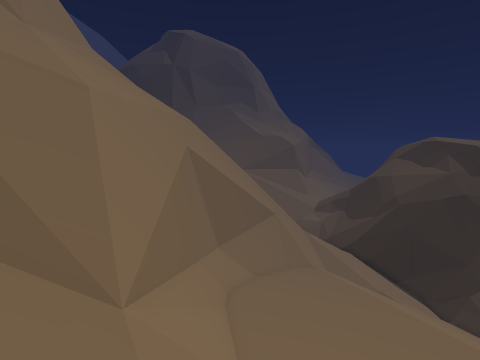
view 1 (above)

16 first-person views from a walk through a Unity game level. The camera is 1.3 m above the floor, tilts 8° down and sees 85° across. The floor is counted in squares, 0.5 m on a side. Each view is taken from the middle of a square. On the plan, view 1 faces up. The plan holds only what a view shows up to about 18 squares ahead; the rest is blank. The place goes on beyond the plan. The player is left out.

view 2
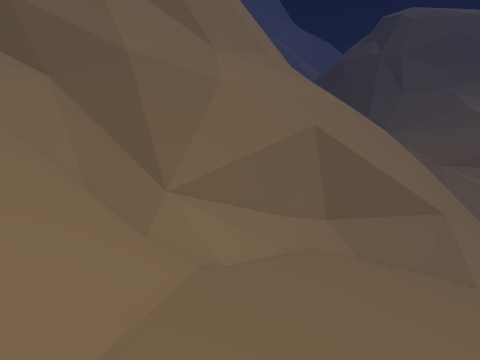

view 3
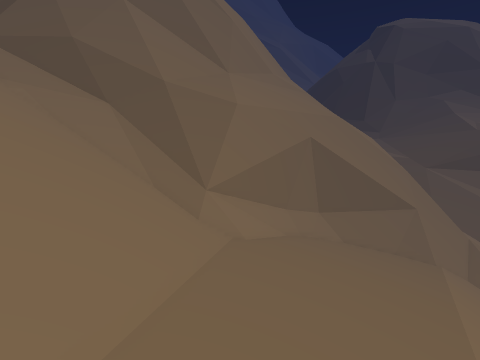

view 4
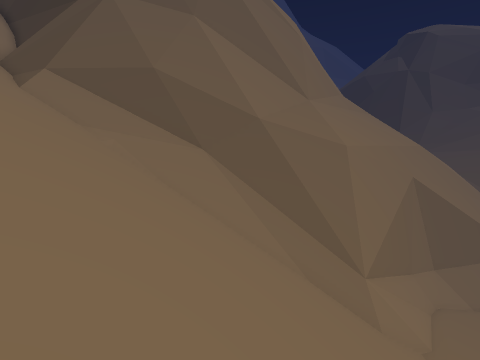

view 5
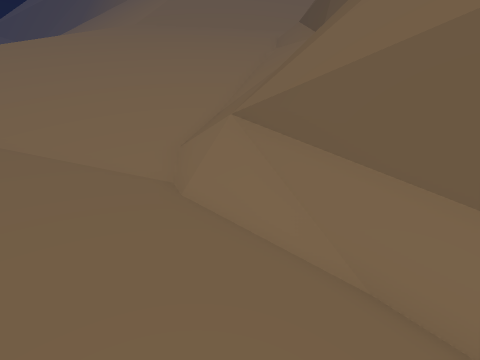

view 6
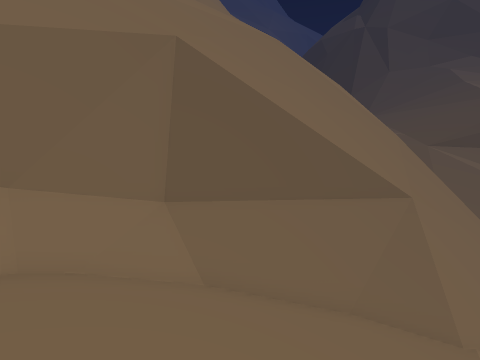

view 7
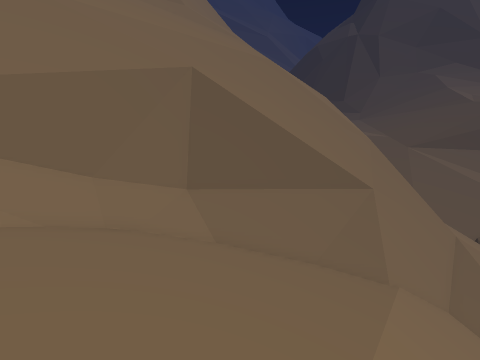

view 8
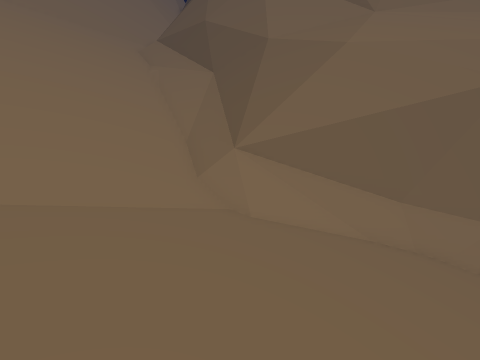

view 9
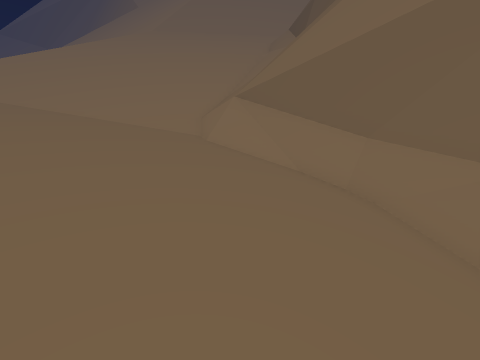

view 10
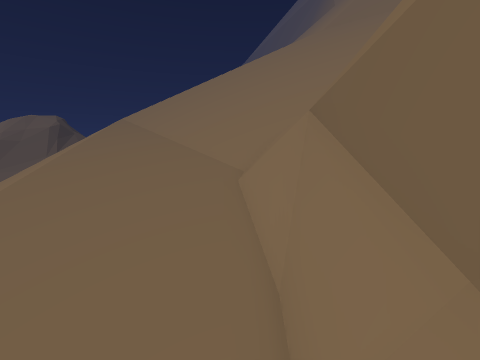

view 11
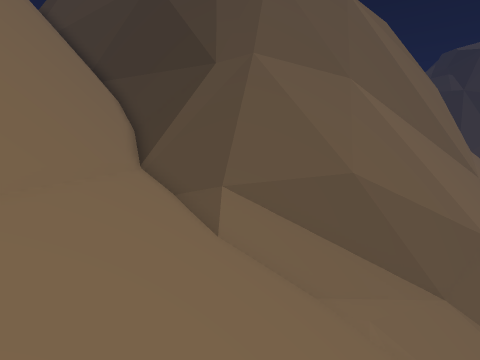

view 12
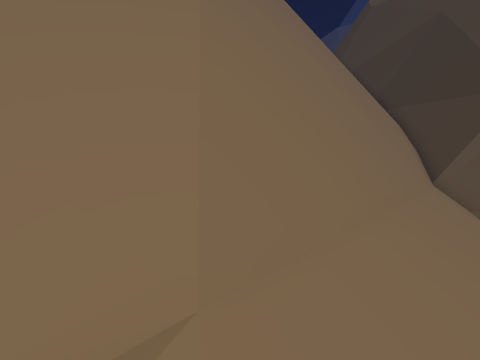

view 13
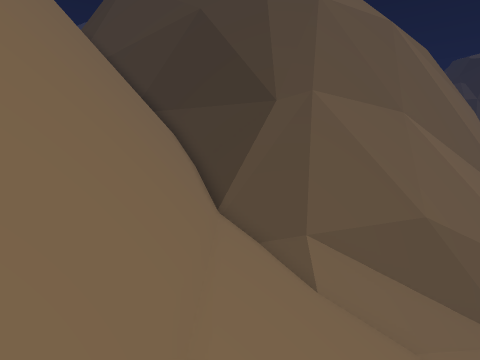

view 14
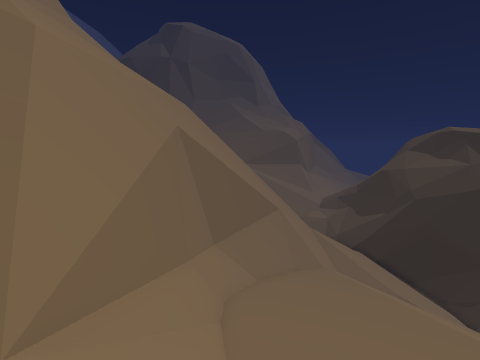

view 15
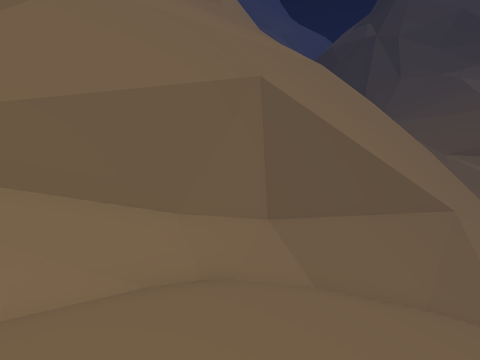

view 16
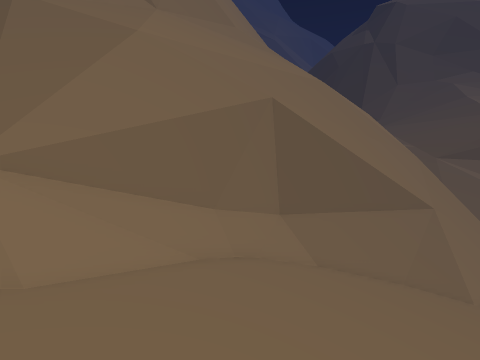

### Floor plan
Key: @ floor where view 1 was taken; # wall or solid block; . main floor; : floor 2 m higher than the main floor; + floor 2.5 m higher than the main floor; / step, stairs or slope; = window, fence, low wall or low ledge; ^ raised ledge; v drop or lower ground.
Columns run from 18 left of view 1 to 7 right of it. Each row starts with its distance up from view 1.
 27                       =
 26                      #=
 25                      ==
 24                 //##+/= /
 23                ///==//////
 22                // =^=////.
 21        =       /  ^^=////.
 20        =    ///vv=^^=////.
 19         #=/////vv=^#=////.
 18         ==/////vv^###////.
 17        ^^=/////vv^#=//////
 16         ^=/////vv###//////
 15         ^=/////v=#=///////
 14       v ^=/////v##=///////
 13      vv ^=/////v#=////////
 12      vv^^=//// v#=////////
 11     vvv^^=////vv#=////////
 10     vv ^^=////vv#=////////
  9    vvv ^^=////vv#=////////
  8    vvv ^^=/////v#=////////
  7   vvvv ^^=/////v#=:///////
  6 vvvvv  ^^=//////##////////
  5 vvvv   ^^=//////=/////////
  4 vvvv   ^#=////////////////
  3 vvv  ####=////////////////
  2 v  ^^^##==////////////////
  1    ^###=#/////////////////
  0  #####=///////////@///////
 -1 #####=////////////////////
 -2 ##^==/////////////////////
 -3 ^==#//////////////////////
 -4 =#////////////////////////
 -5 #=#///////////////////////
 -6 ##=#//////////////////////
 -7 ^#^=#/////////////////////
 -8  ^^^=#//////////////////
 -9   ^^^=#//// ///////////
-10 vv ^^^=#///  //////////
-11 vvvvv=^==//   /////////
-12 vvvvvvv==///   /////
-13  vvvvv    // /
-14      ///////
-15      ///////

Positions as (right, up) in squares from view 1, and headings:
1: (0, 0), facing up
2: (5, 0), facing up-left
3: (7, -3), facing up-left
4: (1, -5), facing up-left
5: (3, 9), facing down-left
6: (5, 9), facing up-left
7: (7, 7), facing up-left
8: (7, 4), facing left
9: (6, 12), facing down-left
10: (0, 11), facing down
11: (-8, -8), facing up-left
12: (-5, -13), facing left
13: (-10, -10), facing up-left
14: (0, 2), facing up
15: (4, 6), facing up-left
16: (5, 4), facing up-left
